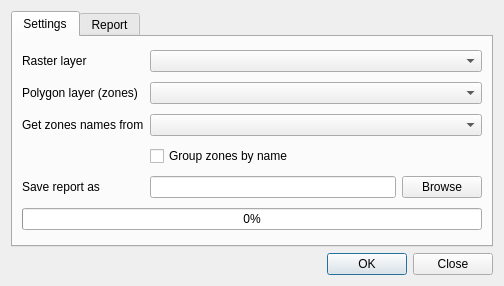
<?xml version="1.0" encoding="UTF-8"?>
<ui version="4.0">
 <class>ZStatsDialogBase</class>
 <widget class="QDialog" name="ZStatsDialogBase">
  <property name="geometry">
   <rect>
    <x>0</x>
    <y>0</y>
    <width>504</width>
    <height>286</height>
   </rect>
  </property>
  <property name="windowTitle">
   <string>ZStats</string>
  </property>
  <layout class="QVBoxLayout" name="verticalLayout">
   <item>
    <widget class="QTabWidget" name="tabWidget">
     <property name="currentIndex">
      <number>0</number>
     </property>
     <widget class="QWidget" name="tab">
      <attribute name="title">
       <string>Settings</string>
      </attribute>
      <layout class="QGridLayout" name="gridLayout">
       <item row="0" column="0">
        <widget class="QLabel" name="label">
         <property name="text">
          <string>Raster layer</string>
         </property>
        </widget>
       </item>
       <item row="0" column="1">
        <widget class="QComboBox" name="cmbRasterLayer">
         <property name="sizePolicy">
          <sizepolicy hsizetype="Expanding" vsizetype="Fixed">
           <horstretch>0</horstretch>
           <verstretch>0</verstretch>
          </sizepolicy>
         </property>
        </widget>
       </item>
       <item row="1" column="0">
        <widget class="QLabel" name="label_1">
         <property name="text">
          <string>Polygon layer (zones)</string>
         </property>
        </widget>
       </item>
       <item row="1" column="1">
        <widget class="QComboBox" name="cmbVectorLayer">
         <property name="sizePolicy">
          <sizepolicy hsizetype="Expanding" vsizetype="Fixed">
           <horstretch>0</horstretch>
           <verstretch>0</verstretch>
          </sizepolicy>
         </property>
        </widget>
       </item>
       <item row="2" column="0">
        <widget class="QLabel" name="label_3">
         <property name="text">
          <string>Get zones names from</string>
         </property>
        </widget>
       </item>
       <item row="2" column="1">
        <widget class="QComboBox" name="cmbGroupField">
         <property name="sizePolicy">
          <sizepolicy hsizetype="Expanding" vsizetype="Fixed">
           <horstretch>0</horstretch>
           <verstretch>0</verstretch>
          </sizepolicy>
         </property>
        </widget>
       </item>
       <item row="3" column="1">
        <widget class="QCheckBox" name="chkGroupZones">
         <property name="text">
          <string>Group zones by name</string>
         </property>
        </widget>
       </item>
       <item row="4" column="0">
        <widget class="QLabel" name="label_2">
         <property name="text">
          <string>Save report as</string>
         </property>
        </widget>
       </item>
       <item row="4" column="1">
        <layout class="QHBoxLayout" name="horizontalLayout">
         <item>
          <widget class="QLineEdit" name="leReportFile"/>
         </item>
         <item>
          <widget class="QPushButton" name="btnBrowse">
           <property name="text">
            <string>Browse</string>
           </property>
          </widget>
         </item>
        </layout>
       </item>
       <item row="5" column="0" colspan="2">
        <widget class="QProgressBar" name="progressBar">
         <property name="value">
          <number>0</number>
         </property>
        </widget>
       </item>
      </layout>
     </widget>
     <widget class="QWidget" name="tab_2">
      <attribute name="title">
       <string>Report</string>
      </attribute>
      <layout class="QVBoxLayout" name="verticalLayout_2">
       <item>
        <widget class="QTextEdit" name="teReport"/>
       </item>
      </layout>
     </widget>
    </widget>
   </item>
   <item>
    <widget class="QDialogButtonBox" name="buttonBox">
     <property name="orientation">
      <enum>Qt::Horizontal</enum>
     </property>
     <property name="standardButtons">
      <set>QDialogButtonBox::Close|QDialogButtonBox::Ok</set>
     </property>
    </widget>
   </item>
  </layout>
 </widget>
 <resources/>
 <connections>
  <connection>
   <sender>buttonBox</sender>
   <signal>accepted()</signal>
   <receiver>ZStatsDialogBase</receiver>
   <slot>accept()</slot>
   <hints>
    <hint type="sourcelabel">
     <x>248</x>
     <y>254</y>
    </hint>
    <hint type="destinationlabel">
     <x>157</x>
     <y>274</y>
    </hint>
   </hints>
  </connection>
  <connection>
   <sender>buttonBox</sender>
   <signal>rejected()</signal>
   <receiver>ZStatsDialogBase</receiver>
   <slot>reject()</slot>
   <hints>
    <hint type="sourcelabel">
     <x>316</x>
     <y>260</y>
    </hint>
    <hint type="destinationlabel">
     <x>286</x>
     <y>274</y>
    </hint>
   </hints>
  </connection>
 </connections>
</ui>
